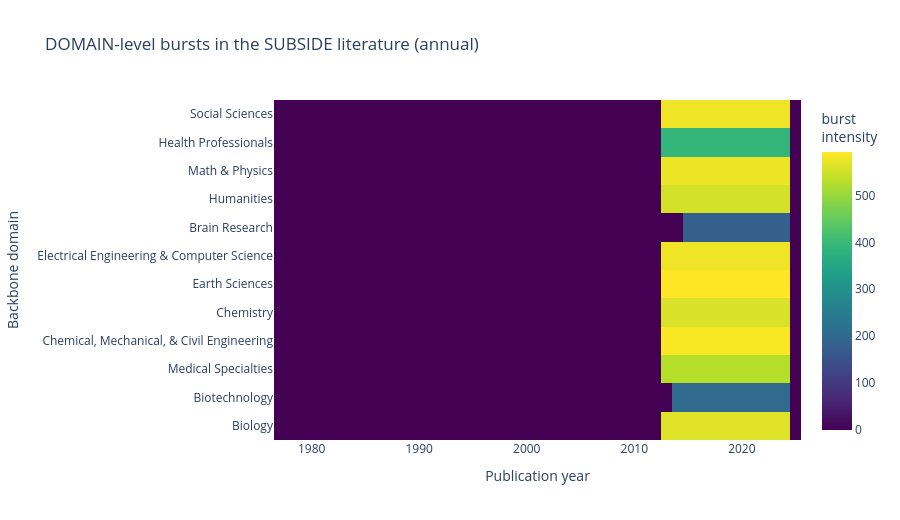

The notebook cell saved with this chart:
### Markdown cell above
### 8.3 **Domain-level** burst heatmap

For each backbone domain, count the number of documents per year whose `text_content` matches *any* of that domain's terms (from §5). Run the burst detector on those annual counts. This produces the *DOMAINS through time* view the user asked for.

This is the most informative view for a 30-second skim of the corpus: it shows the rise of *Geodesy & Remote Sensing* alongside InSAR maturation, the recent surge in *Computational & Data Science*, and so on.

### Code cell
def domain_year_counts(docs, domain_terms):
    """Annual count of docs matching ANY term in domain_terms."""
    if not domain_terms:
        return {}
    pat = re.compile(r"\b(" + "|".join(re.escape(t.lower()) for t in domain_terms) + r")\b")
    mask = docs["text_content"].str.lower().apply(lambda t: bool(pat.search(t)))
    return docs.loc[mask].groupby("year").size().to_dict()


if len(docs_year):
    domain_names = list(SCIENCE_BACKBONE.keys())
    matrix_d = np.zeros((len(domain_names), len(years_axis)))
    raw_counts_d = np.zeros_like(matrix_d)

    for di, domain in enumerate(domain_names):
        terms = _node_terms(SCIENCE_BACKBONE[domain])
        yc = domain_year_counts(docs_year, terms)
        # Record raw counts for the hover (so users see what fed the burst calc)
        for y, c in yc.items():
            if year_min <= y <= year_max:
                raw_counts_d[di, y - year_min] = c
        # Burst calc
        bursts = kleinberg_bursts_annual(yc)
        for b_start, b_end, intensity in bursts:
            for y in range(b_start, b_end + 1):
                if year_min <= y <= year_max:
                    j = y - year_min
                    matrix_d[di, j] = max(matrix_d[di, j], intensity)

    custom = np.stack([raw_counts_d], axis=-1)

    fig_domain_burst = go.Figure(go.Heatmap(
        z=matrix_d, x=years_axis, y=domain_names,
        colorscale="Viridis",
        colorbar=dict(title="burst<br>intensity"),
        customdata=custom,
        hovertemplate=("Year %{x}<br>Domain: %{y}"
                       "<br>Burst intensity: %{z:.2f}"
                       "<br>Papers in year: %{customdata[0]:.0f}"
                       "<extra></extra>"),
    ))
    fig_domain_burst.update_layout(
        title="DOMAIN-level bursts in the SUBSIDE literature (annual)",
        xaxis_title="Publication year",
        yaxis_title="Backbone domain",
        height=520, plot_bgcolor="white",
        margin=dict(l=240),    # room for long domain labels
    )
    fig_domain_burst.write_html(str(OUTPUT_DIR / "burst_domains.html"),
                                include_plotlyjs="cdn")
    fig_domain_burst.show()
    print(f"✓ Saved: {OUTPUT_DIR / 'burst_domains.html'}")
else:
    print("(no entries with valid year — skipping domain burst heatmap)")

### Figure 1 — Plotly figure (JSON) as saved in the notebook; plotly's stock layout.template omitted (floating-point values rounded to 4 significant figures; data arrays with more than 128 entries replaced by an {"elided": "..."} marker saying what was removed)
{"data": [{"colorbar": {"title": {"text": "burst<br>intensity"}}, "colorscale": [[0, "#440154"], [0.1111, "#482878"], [0.2222, "#3e4989"], [0.3333, "#31688e"], [0.4444, "#26828e"], [0.5556, "#1f9e89"], [0.6667, "#35b779"], [0.7778, "#6ece58"], [0.8889, "#b5de2b"], [1, "#fde725"]], "customdata": {"elided": "12x49x1 int values"}, "hovertemplate": "Year %{x}<br>Domain: %{y}<br>Burst intensity: %{z:.2f}<br>Papers in year: %{customdata[0]:.0f}<extra></extra>", "type": "heatmap", "x": [1977, 1978, 1979, 1980, 1981, 1982, 1983, 1984, 1985, 1986, 1987, 1988, 1989, 1990, 1991, 1992, 1993, 1994, 1995, 1996, 1997, 1998, 1999, 2000, 2001, 2002, 2003, 2004, 2005, 2006, 2007, 2008, 2009, 2010, 2011, 2012, 2013, 2014, 2015, 2016, 2017, 2018, 2019, 2020, 2021, 2022, 2023, 2024, 2025], "y": ["Biology", "Biotechnology", "Medical Specialties", "Chemical, Mechanical, & Civil Engineering", "Chemistry", "Earth Sciences", "Electrical Engineering & Computer Science", "Brain Research", "Humanities", "Math & Physics", "Health Professionals", "Social Sciences"], "z": {"elided": "12x49 float values"}}], "layout": {"height": 520, "margin": {"l": 240}, "plot_bgcolor": "white", "title": {"text": "DOMAIN-level bursts in the SUBSIDE literature (annual)"}, "xaxis": {"title": {"text": "Publication year"}}, "yaxis": {"title": {"text": "Backbone domain"}}}}
